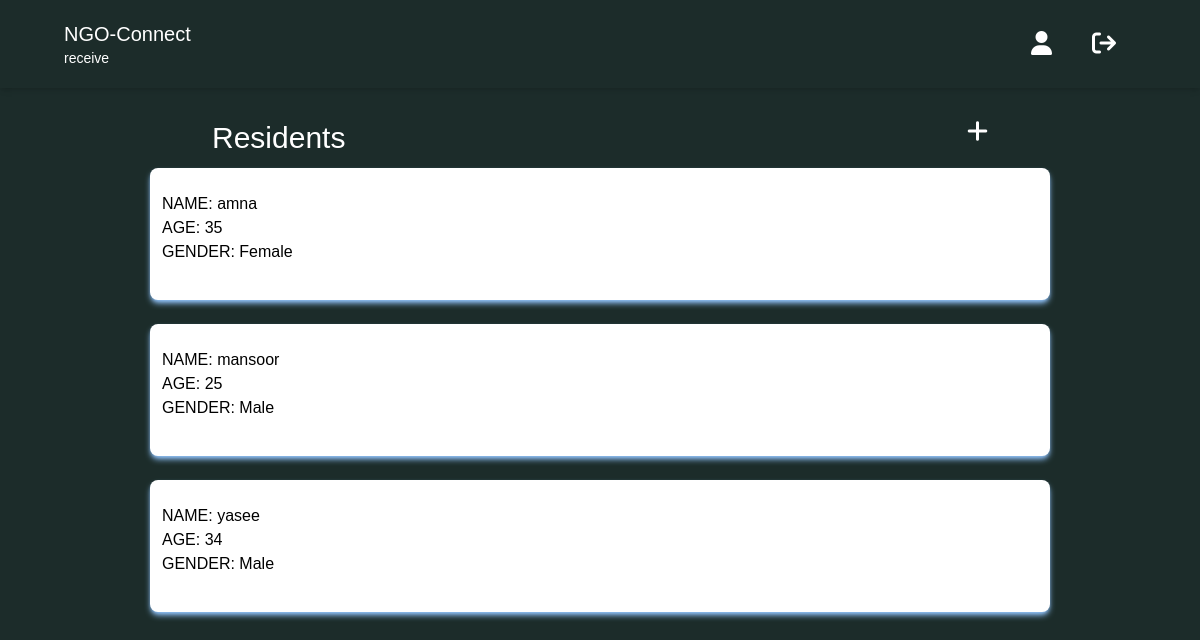
The app's page /reciever/residents (signed in) with its own data.
### reciever/models.py (models this page shows)
class RecieverResidents(models.Model):
    reciever = models.ForeignKey(User, on_delete=models.CASCADE, null=True)
    name = models.CharField(max_length=20, blank=True)
    age = models.IntegerField(null=True)
    gender = models.CharField(max_length=8, choices=(('male', 'male'), ('female', 'female'),), null=True)

### reciever/views.py (the view)
# urls.py: path('residents', views.residents, name="residents"),
def residents(request):
    residents = RecieverResidents.objects.filter(reciever=request.user).order_by('name')
    context = {
        'residents' : residents,
    }
    return render(request, 'residents.html', context)

### reciever/templates/residents.html (shortened to what this page needs)
<!DOCTYPE html>
<html lang="en">
<head>
    <script src="https://cdn.tailwindcss.com"></script>
    <link rel="stylesheet" href="https://cdnjs.cloudflare.com/ajax/libs/font-awesome/6.1.1/css/all.min.css" />
</head>
<body style="font-family: sans-serif; background-color: #1C2C2A;" >
    <header
    class="lg:px-16 px-4 flex flex-wrap items-center py-4 shadow-md"
>
    <div class="flex-1 flex justify-between items-center">
      <a href="/reciever/receiver_base/" class="text-xl text-white">NGO-Connect <p class="text-sm">{{ user.first_name }}</p></a>
    </div>
    <div class="hidden lg:flex lg:items-center lg:w-auto w-full" id="menu">
        <nav>
            <ul class="lg:flex items-center justify-between text-base text-gray-700 pt-4 lg:pt-0">
                <li><a class="lg:p-4 py-3 rounded-md px-0 mx-1 block text-white" href="/ngo/ngo_profile_page"><i class="fa fa-user fa-xl" aria-hidden="true"></i></a></li>
                <li><a class="lg:p-4 py-3 rounded-md text-white px-0 mx-1 block" href="/logout"><i class="fa fa-sign-out fa-xl" aria-hidden="true"></i></a></li>
            </ul>
        </nav>
    </div>
</header>
<div class="mx-5 mt-8 flex justify-between">
    <h1 class="text-white px-48 text-3xl">Residents</h1>
    <a class="text-white px-48" href="/reciever/add_residents"><i class="fa fa-plus fa-xl" aria-hidden="true"></i></a>
</div>
<div class="text-center">
    <div class="flex flex-wrap justify-center">
        {% for i in residents %}
        <div class="w-3/4 mx-2 shadow-md shadow-blue-300 p-3 my-3 bg-white rounded-lg">
            <ul class="mt-3">
                <li class="text-left">NAME: {{ i.name }}</li>
                <li class="text-left">AGE: {{ i.age }}</li>
                <li class="text-left">GENDER: {{ i.gender }}</li>
            </ul>
            <br>
        </div>
       {% endfor %}
    </div>
</div>
</body>
</html>

### records on screen
RecieverResidents: name "amna", age "35", gender "Female"
RecieverResidents: name "mansoor", age "25", gender "Male"
RecieverResidents: name "yasee", age "34", gender "Male"

### other values on screen
{{ user.first_name }} "receive"
